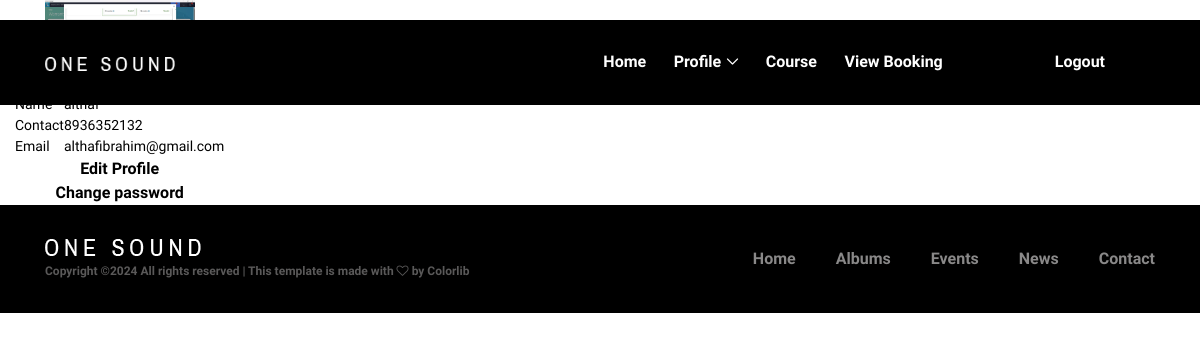
The app's page /Freelancer/My_profile/ (signed in) with its own data.
### Guest/models.py (models this page shows)
class tbl_FreelancerRegistration(models.Model):
    FreelancerRegistration_name=models.CharField(max_length=50,null=True)
    FreelancerRegistration_contact=models.CharField(max_length=50,null=True)
    FreelancerRegistration_email=models.CharField(max_length=50,null=True)
    FreelancerRegistration_address=models.CharField(max_length=50,null=True)
    place=models.ForeignKey(tbl_place,on_delete=models.CASCADE,null=True)
    FreelancerRegistration_photo=models.FileField(upload_to='FreeDoc/',null=True)
    FreelancerRegistration_proof=models.FileField(upload_to='FreeDoc/',null=True)
    FreelancerRegistration_password=models.CharField(max_length=50,null=True)
    FreelancerRegistration_vstatus=models.CharField(max_length=10,default=0,null=True)

### Freelancer/views.py (the view)
# urls.py: path('My_profile/',views.my_pro,name="my_pro"),
def my_pro(request):
    data=tbl_FreelancerRegistration.objects.get(id=request.session["fid"])
    return render(request,"Freelancer/MyProfile.html",{'data':data})

### Freelancer/Templates/Freelancer/MyProfile.html (shortened to what this page needs)
{% extends 'Freelancer/Header.html' %}
{% load static %}
    {% block content %}
    <div class="container-fluid d-bg-image">
        <div class="d-profile">
            <table align="center" style="color: black;" cellpadding="10px" class="d-card">
                <tr>
                    <td colspan="2" align="center"><img src="{{data.FreelancerRegistration_photo.url}}" alt="" width="150" height="150"></td>
                </tr>
                <tr>
                    <td>Name</td>
                    <td>{{data.FreelancerRegistration_name}}</td>
                </tr>
                <tr>
                    <td>Contact</td>
                    <td>{{data.FreelancerRegistration_contact}}</td>
                </tr>
                <tr>
                    <td>Email</td>
                    <td>{{data.FreelancerRegistration_email}}</td>
                </tr>
                <tr>
                    <td colspan="2" align="center"><a class="d-card-button" href="{% url 'Freelancer:editprofile' %}">Edit Profile</a>
                    </td>
                </tr>
                <tr>
                    <td colspan="2" align="center">
                        <a class="d-card-button" href="{% url 'Freelancer:changepassword' %}">Change password</a>
                    </td>
                </tr>
            </table>
        </div>
    </div>
</body>
{% endblock content %}

### Guest/static/main/style.css (style rules this page uses)
* { margin: 0; padding: 0; }
body { font-family: "Archivo Narrow", sans-serif; font-size: 14px; }
a, a:hover, a:focus { -webkit-transition-duration: 500ms; transition-duration: 500ms; text-decoration: none; outline: 0 solid transparent; color: #000000; font-weight: 700; font-size: 16px; font-family: "Archivo Narrow", sans-serif; }

### Guest/static/main/css/classy-nav.css (style rules this page uses)
* { margin: 0; padding: 0; }
body { font-family: "Roboto", sans-serif; }

### records on screen
tbl_FreelancerRegistration: FreelancerRegistration_contact "8936352132", FreelancerRegistration_email "althafibrahim@gmail.com"
